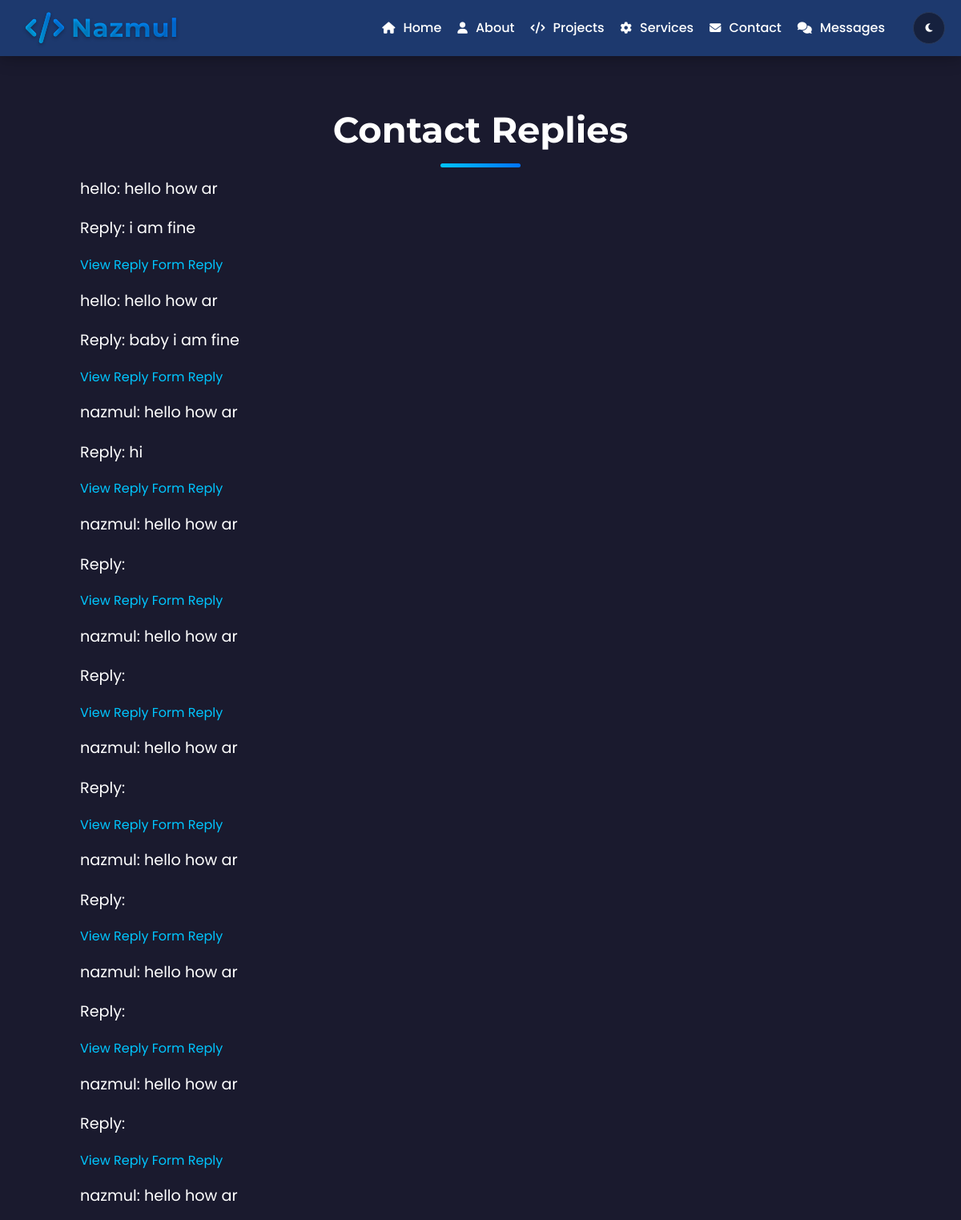
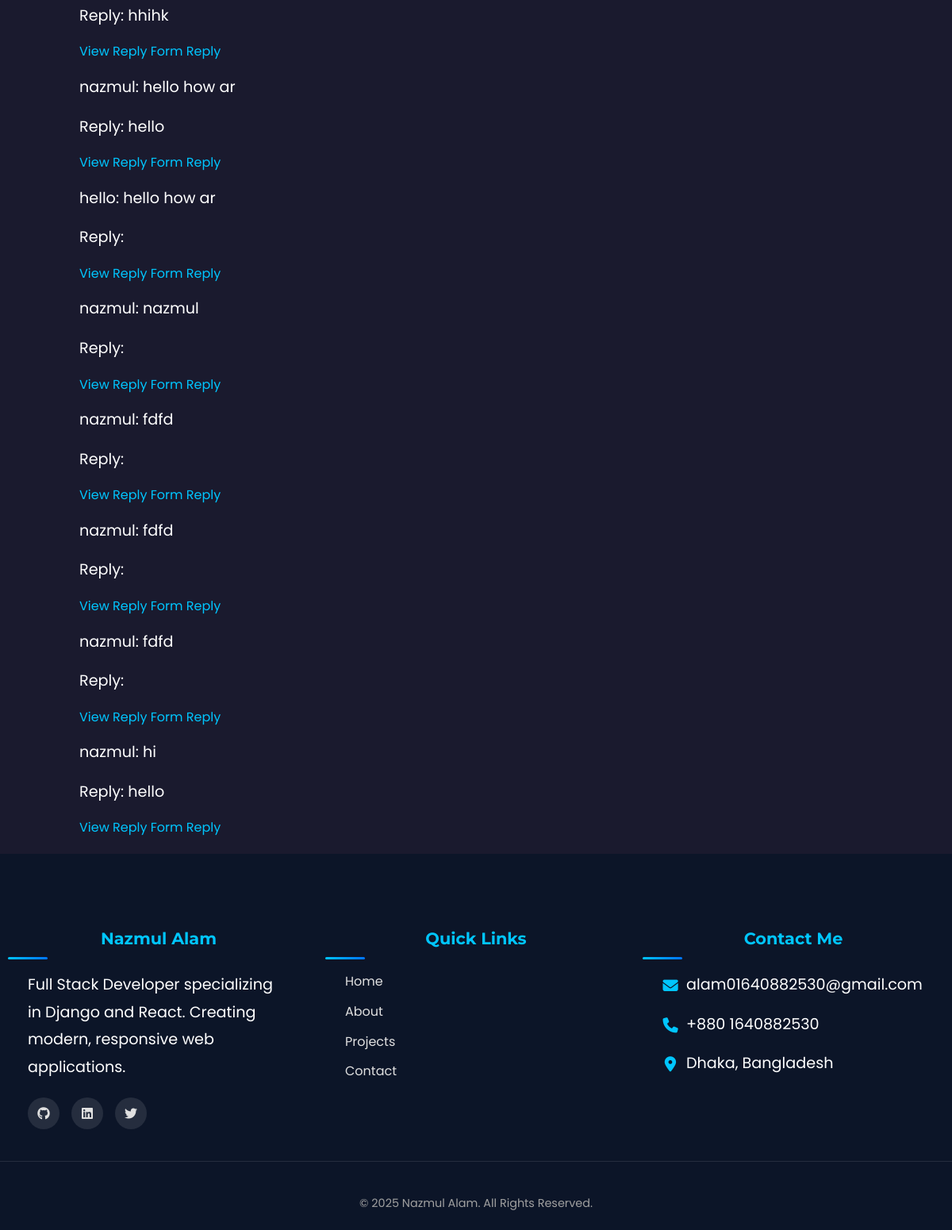
The page /contact/replies/ on the database as committed earlier (2 pictures, top to bottom).
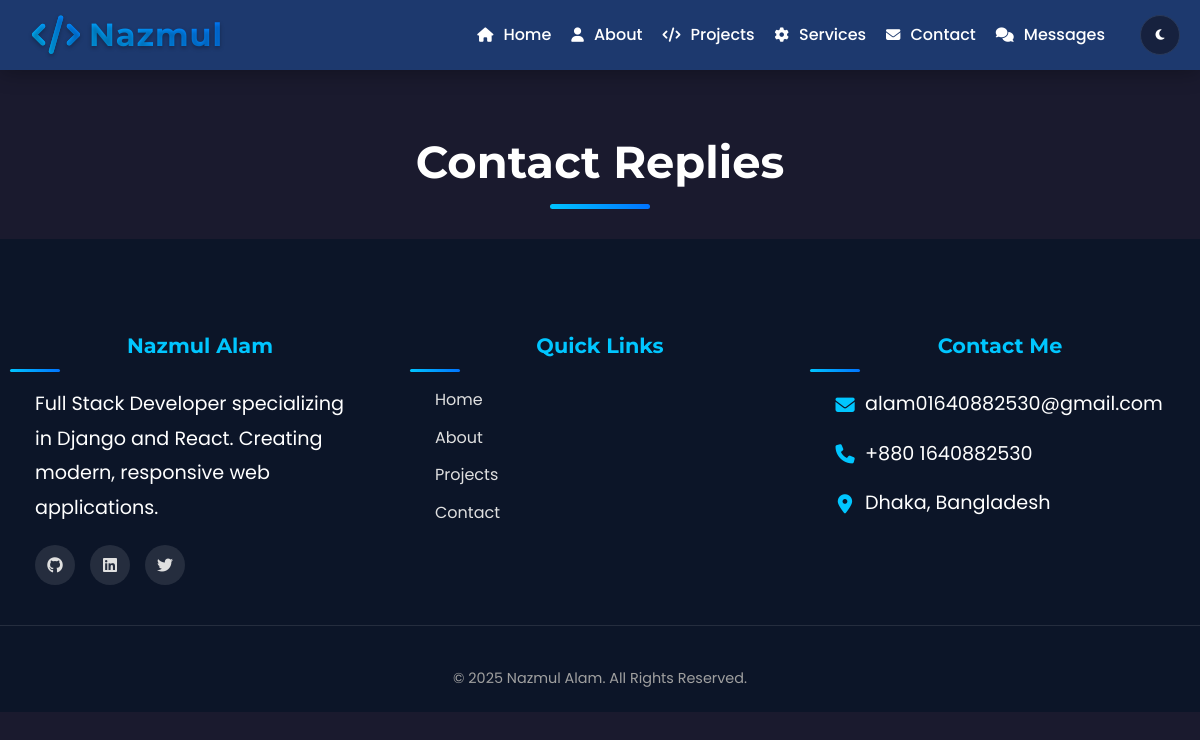
The same page on the database as committed later.
### core/models.py (models this page shows, shortened)
class ContactMessage(models.Model):
    name = models.CharField(max_length=100)
    email = models.EmailField()
    message = models.TextField()
    reply = models.TextField(blank=True, null=True)
    created_at = models.DateTimeField(auto_now_add=True)
    is_replied = models.BooleanField(default=False)

### core/views.py (the view)
# urls.py: path('contact/replies/', views.contact_replies, name='contact_replies'),
def contact_replies(request):
    contact_messages = ContactMessage.objects.filter(reply__isnull=False)
    return render(request, 'core/contact_replies.html', {'messages': contact_messages})

### core/templates/core/contact_replies.html (shortened to what this page needs)
{% extends 'core/base.html' %}
{% block content %}
    <h2>Contact Replies</h2>
    {% for message in messages %}
        <p>{{ message.name }}: {{ message.message }}</p>
        <p>Reply: {{ message.reply }}</p>
        <a href="{% url 'contact_reply_form' message_id=message.id %}">View Reply Form</a>
        <a href="{% url 'reply_to_message' message_id=message.id %}">Reply</a>
    {% endfor %}
{% endblock %}

### core/templates/core/base.html (shortened to what this page needs)
{% load static %}
<!DOCTYPE html>
<html lang="en">
<head>
    <link rel="stylesheet" href="{% static 'style.css' %}">
    <link rel="stylesheet" href="https://cdnjs.cloudflare.com/ajax/libs/font-awesome/6.4.0/css/all.min.css">
    <link rel="stylesheet" type="text/css" href="https://cdn.jsdelivr.net/npm/slick-carousel@1.8.1/slick/slick.css"/>
    <link rel="stylesheet" type="text/css" href="https://cdn.jsdelivr.net/npm/slick-carousel@1.8.1/slick/slick-theme.css"/>
</head>
<body>
    <nav class="navbar">
        <div class="nav-container">
            <a href="{% url 'home' %}" class="nav-logo"><i class="fas fa-code"></i> Nazmul</a>
            <div class="nav-links" id="navLinks">
                <a href="{% url 'home' %}" class="nav-link"><i class="fas fa-home"></i> Home</a>
                <a href="{% url 'about' %}" class="nav-link"><i class="fas fa-user"></i> About</a>
                <a href="{% url 'projects' %}" class="nav-link"><i class="fas fa-code"></i> Projects</a>
                <a href="{% url 'services' %}" class="nav-link"><i class="fas fa-cog"></i> Services</a>
                <a href="{% url 'contact' %}" class="nav-link"><i class="fas fa-envelope"></i> Contact</a>
                <a href="{% url 'customer_messages' %}" class="nav-link"><i class="fas fa-comments"></i> Messages</a>
                <button id="themeToggle" class="theme-toggle nav-link">
                    <i class="fas fa-moon"></i>
                </button>
            </div>
        </div>
    </nav>
    <main>
        {% block content %}{% endblock %}
    </main>
    <footer class="site-footer">
        <div class="footer-content">
          <div class="footer-column about-column">
            <h3 class="footer-heading">Nazmul Alam</h3>
            <p class="footer-text">Full Stack Developer specializing in Django and React. Creating modern, responsive web applications.</p>
            <div class="footer-social">
              <a href="//github.com/alam0164088" aria-label="GitHub"><i class="fab fa-github"></i></a>
              <a href="https://www.linkedin.com/in/nazmul-alam-803615325?utm_source=share&utm_campaign=share_via&utm_content=profile&utm_medium=android_app" aria-label="LinkedIn"><i class="fab fa-linkedin"></i></a>
              <a href="#" aria-label="Twitter"><i class="fab fa-twitter"></i></a>
            </div>
          </div>
          <div class="footer-column">
            <h3 class="footer-heading">Quick Links</h3>
            <ul class="footer-links">
              <li><a href="{% url 'home' %}" class="footer-link">Home</a></li>
              <li><a href="{% url 'about' %}" class="footer-link">About</a></li>
              <li><a href="{% url 'projects' %}" class="footer-link">Projects</a></li>
              <li><a href="{% url 'contact' %}" class="footer-link">Contact</a></li>
            </ul>
          </div>
          <div class="footer-column">
            <h3 class="footer-heading">Contact Me</h3>
            <div class="contact-info">
              <p class="footer-text"><i class="fas fa-envelope contact-icon"></i> alam01640882530@gmail.com</p>
              <p class="footer-text"><i class="fas fa-phone contact-icon"></i> +880 1640882530</p>
              <p class="footer-text"><i class="fas fa-map-marker-alt contact-icon"></i> Dhaka, Bangladesh</p>
            </div>
          </div>
        </div>
        <div class="footer-bottom">
          <p class="copyright">&copy; {% now "Y" %} Nazmul Alam. All Rights Reserved.</p>
        </div>
      </footer>
</body>
</html>

### core/templates/core/base.html (style rules this page uses)
:root { --nav-height: 70px; --bg-light: #ffffff; --text-light: #333333; --card-bg-light: #f8f9fa; --nav-bg-light: rgba(255, 255, 255, 0.95); --footer-bg-light: rgba(20, 40, 80, 0.9); --bg-dark: #1a1a2e; --text-dark: #ffffff; --card-bg-dark: #16213e; --nav-bg-dark: rgba(30, 60, 114, 0.95); --footer-bg-dark: rgba(10, 20, 40, 0.9); --bg-color: var(--bg-dark); --text-color: var(--text-dark); --card-bg: var(--card-bg-dark); --nav-bg: var(--nav-bg-dark); --footer-bg: var(--footer-bg-dark); }
body { padding-top: var(--nav-height); margin: 0; background: var(--bg-color); color: var(--text-color); transition: background 0.3s ease, color 0.3s ease; }
nav { position: fixed; top: 0; left: 0; right: 0; height: var(--nav-height); z-index: 1000; background: var(--nav-bg); backdrop-filter: blur(10px); display: flex; align-items: center; justify-content: center; transition: background 0.3s ease; }
footer { background: var(--footer-bg); }

Rows that differ between the two databases and show on the page:
removed ContactMessage: name "hello", message "hello how ar", reply "i am fine"
removed ContactMessage: name "hello", message "hello how ar", reply "baby i am fine"
removed ContactMessage: name "nazmul", message "hello how ar", reply "hi"
removed ContactMessage: name "nazmul", message "hello how ar"
removed ContactMessage: name "nazmul", message "hello how ar"
removed ContactMessage: name "nazmul", message "hello how ar"
removed ContactMessage: name "nazmul", message "hello how ar"
removed ContactMessage: name "nazmul", message "hello how ar"
removed ContactMessage: name "nazmul", message "hello how ar"
removed ContactMessage: name "nazmul", message "hello how ar", reply "hhihk"
removed ContactMessage: name "nazmul", message "hello how ar", reply "hello"
removed ContactMessage: name "hello", message "hello how ar"
removed ContactMessage: name "nazmul", message "nazmul"
removed ContactMessage: name "nazmul", message "fdfd"
removed ContactMessage: name "nazmul", message "fdfd"
removed ContactMessage: name "nazmul", message "fdfd"
removed ContactMessage: name "nazmul", message "hi", reply "hello"
